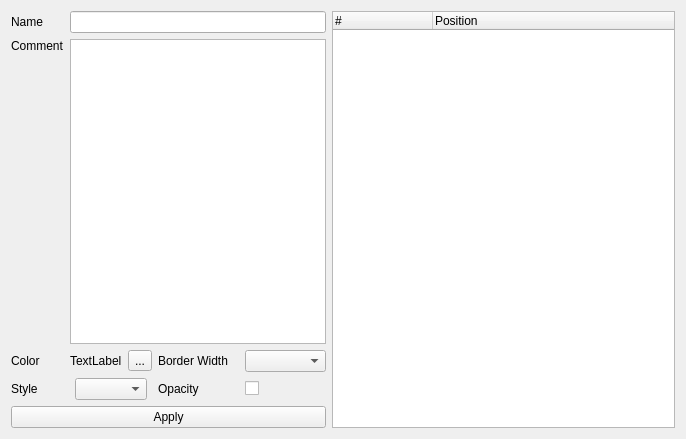
<?xml version="1.0" encoding="UTF-8"?>
<ui version="4.0">
 <class>IOverlayAreaEditWidget</class>
 <widget class="QWidget" name="IOverlayAreaEditWidget">
  <property name="geometry">
   <rect>
    <x>0</x>
    <y>0</y>
    <width>686</width>
    <height>439</height>
   </rect>
  </property>
  <property name="windowTitle">
   <string>Form</string>
  </property>
  <layout class="QHBoxLayout" name="horizontalLayout_3">
   <item>
    <layout class="QVBoxLayout" name="verticalLayout">
     <item>
      <layout class="QHBoxLayout" name="horizontalLayout_2">
       <item>
        <layout class="QGridLayout" name="gridLayout">
         <item row="2" column="1">
          <layout class="QHBoxLayout" name="horizontalLayout">
           <item>
            <widget class="QLabel" name="labelColor">
             <property name="text">
              <string>TextLabel</string>
             </property>
            </widget>
           </item>
           <item>
            <widget class="QToolButton" name="toolColor">
             <property name="text">
              <string>...</string>
             </property>
             <property name="icon">
              <iconset resource="resources.qrc">
               <normaloff>:/icons/preferences-desktop-color.png</normaloff>:/icons/preferences-desktop-color.png</iconset>
             </property>
            </widget>
           </item>
          </layout>
         </item>
         <item row="2" column="0">
          <widget class="QLabel" name="label_4">
           <property name="text">
            <string>Color</string>
           </property>
          </widget>
         </item>
         <item row="1" column="0">
          <widget class="QLabel" name="label_2">
           <property name="text">
            <string>Comment</string>
           </property>
           <property name="alignment">
            <set>Qt::AlignLeading|Qt::AlignLeft|Qt::AlignTop</set>
           </property>
          </widget>
         </item>
         <item row="0" column="0">
          <widget class="QLabel" name="label">
           <property name="text">
            <string>Name</string>
           </property>
          </widget>
         </item>
         <item row="3" column="0">
          <widget class="QLabel" name="label_3">
           <property name="text">
            <string>Style</string>
           </property>
          </widget>
         </item>
         <item row="3" column="1">
          <layout class="QHBoxLayout" name="horizontalLayout_4">
           <item>
            <widget class="QComboBox" name="comboStyle">
             <property name="sizePolicy">
              <sizepolicy hsizetype="Maximum" vsizetype="Maximum">
               <horstretch>0</horstretch>
               <verstretch>0</verstretch>
              </sizepolicy>
             </property>
             <property name="iconSize">
              <size>
               <width>64</width>
               <height>24</height>
              </size>
             </property>
            </widget>
           </item>
          </layout>
         </item>
         <item row="2" column="2">
          <widget class="QLabel" name="label_5">
           <property name="text">
            <string>Border Width</string>
           </property>
          </widget>
         </item>
         <item row="1" column="1" colspan="3">
          <widget class="QTextEdit" name="textComment"/>
         </item>
         <item row="3" column="2">
          <widget class="QLabel" name="label_6">
           <property name="text">
            <string>Opacity</string>
           </property>
          </widget>
         </item>
         <item row="2" column="3">
          <widget class="QComboBox" name="comboWidth"/>
         </item>
         <item row="0" column="1" colspan="3">
          <widget class="QLineEdit" name="lineName"/>
         </item>
         <item row="3" column="3">
          <widget class="QCheckBox" name="checkOpacity">
           <property name="text">
            <string/>
           </property>
          </widget>
         </item>
        </layout>
       </item>
      </layout>
     </item>
     <item>
      <widget class="QPushButton" name="pushApply">
       <property name="text">
        <string>Apply</string>
       </property>
      </widget>
     </item>
    </layout>
   </item>
   <item>
    <widget class="QTreeWidget" name="treeWidget">
     <property name="sizePolicy">
      <sizepolicy hsizetype="Expanding" vsizetype="Expanding">
       <horstretch>0</horstretch>
       <verstretch>0</verstretch>
      </sizepolicy>
     </property>
     <property name="contextMenuPolicy">
      <enum>Qt::CustomContextMenu</enum>
     </property>
     <property name="selectionMode">
      <enum>QAbstractItemView::ExtendedSelection</enum>
     </property>
     <property name="rootIsDecorated">
      <bool>false</bool>
     </property>
     <column>
      <property name="text">
       <string notr="true">#</string>
      </property>
     </column>
     <column>
      <property name="text">
       <string>Position</string>
      </property>
     </column>
    </widget>
   </item>
  </layout>
 </widget>
 <resources>
  <include location="resources.qrc"/>
 </resources>
 <connections/>
</ui>
